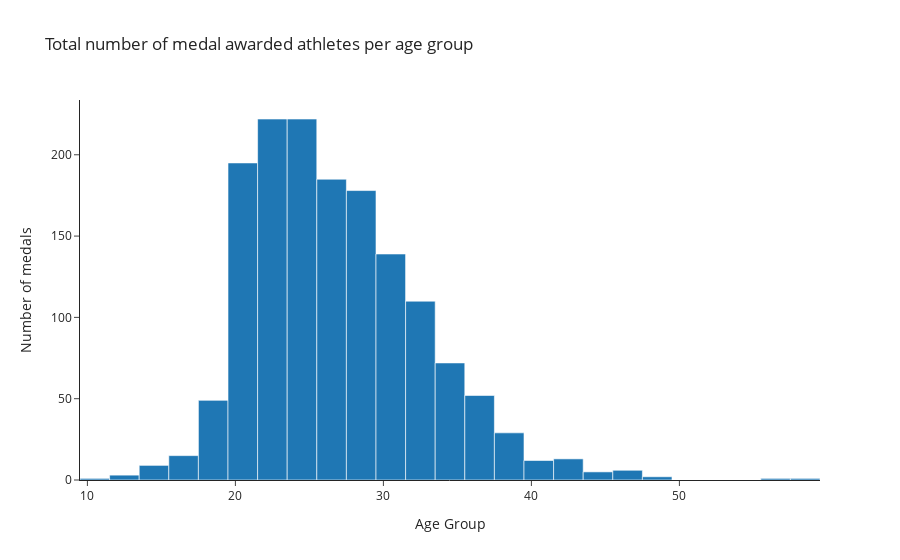

This figure's notebook cell:
### Code cell
# Histogram över åldrar för medaljörer

fig = px.histogram(
    age_count,
    x=age_count.index,
    y=age_count.values,
    nbins=len(age_count.index),
    labels={
        "Age": "Age Group", 
        "sum of y": "Number of Athletes"
    },
    title="Total number of medal awarded athletes per age group",
    template="simple_white",
)

fig.update_traces(hovertemplate=None)
fig.update_layout(hovermode="x")
fig.update_layout(yaxis_title="Number of medals")

### Figure 1 — Plotly figure (JSON) as saved in the notebook; plotly's stock layout.template omitted (floating-point values rounded to 4 significant figures)
{"data": [{"alignmentgroup": "True", "bingroup": "x", "histfunc": "sum", "legendgroup": "", "marker": {"color": "#1F77B4", "pattern": {"shape": ""}}, "name": "", "nbinsx": 40, "offsetgroup": "", "orientation": "v", "showlegend": false, "type": "histogram", "x": [25, 23, 21, 26, 24, 22, 29, 27, 28, 20, 31, 30, 33, 32, 34, 19, 35, 37, 36, 38, 18, 39, 17, 43, 40, 16, 14, 46, 41, 42, 15, 45, 44, 49, 12, 47, 11, 59, 57, 13], "xaxis": "x", "y": [126, 126, 116, 98, 96, 96, 96, 87, 82, 79, 75, 64, 63, 47, 44, 32, 28, 27, 25, 18, 17, 11, 9, 8, 7, 6, 6, 5, 5, 5, 3, 3, 2, 2, 2, 1, 1, 1, 1, 1], "yaxis": "y"}], "layout": {"barmode": "relative", "hovermode": "x", "legend": {"tracegroupgap": 0}, "title": {"text": "Total number of medal awarded athletes per age group"}, "xaxis": {"anchor": "y", "domain": [0, 1], "title": {"text": "Age Group"}}, "yaxis": {"anchor": "x", "domain": [0, 1], "title": {"text": "Number of medals"}}}}
